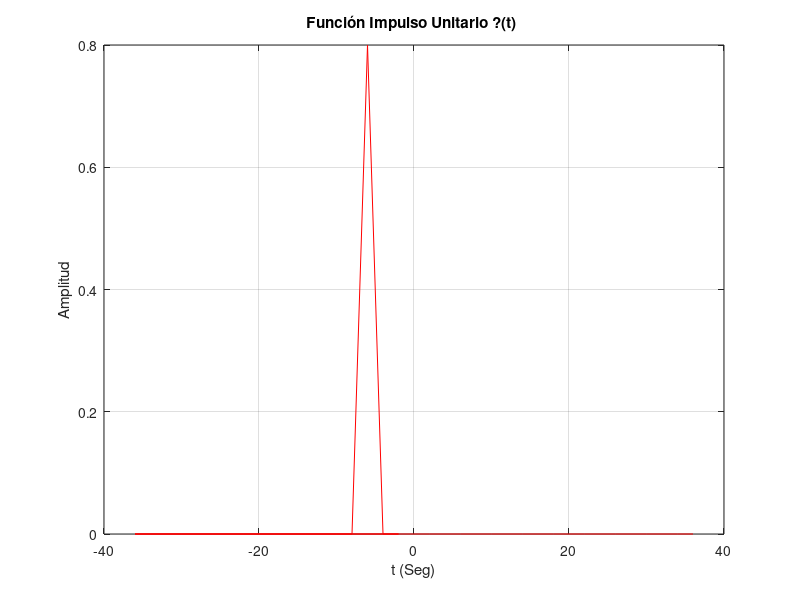

MATLAB code to generate this figure:
fs = 0.5;    # velocidad de repetición de las muestras
tmax=36;   # límite superior de la escala de tiempo
tmin=-36;  # límite inferior de la escala de tiempo
w = (1/fs); # ancho del pulso aproximado
ts = [tmin:1/fs:-w -36 w:1/fs:tmax];# rango de la escala de #tiempo 
# número de muestras en el tiempo
x =[zeros(1,(abs(tmin)*fs)-3) 0.8 zeros(1,(abs(tmax)*fs)+3)];
# Gráfica de la función impulso unitario
plot(ts,x,'r'); 
xlabel('t (Seg)'); 
ylabel('Amplitud');
title('Función Impulso Unitario ?(t) ');
grid on;
